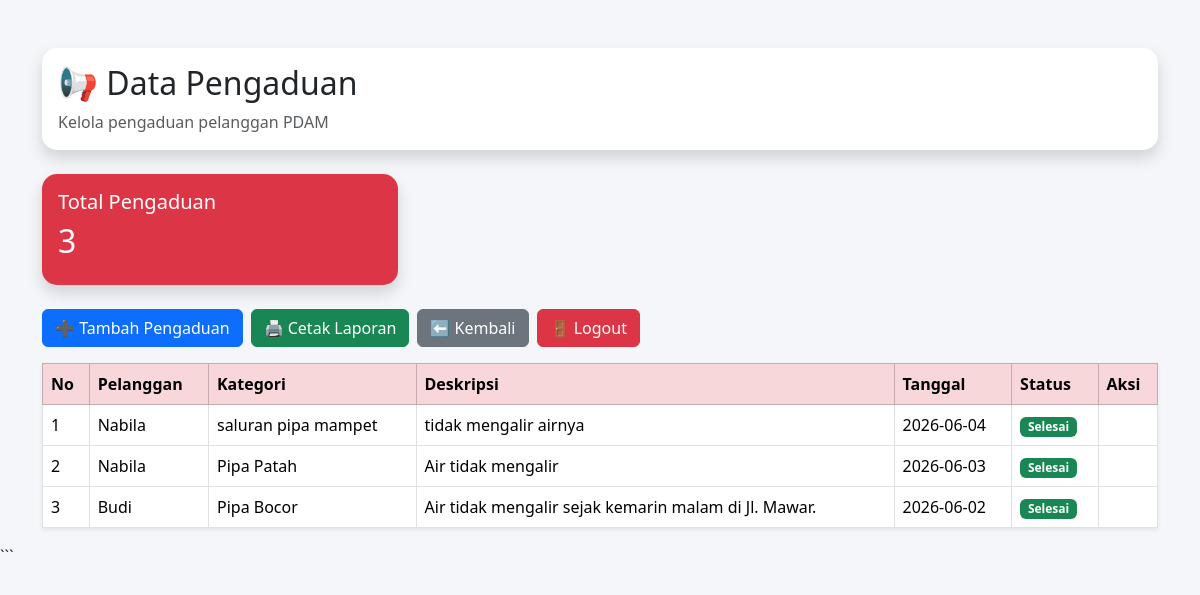
The page /pengaduan.php on the database its author committed.
### tables this page shows
CREATE TABLE `pengaduan` (
  `id` int(11) NOT NULL,
  `pelanggan_id` int(11) DEFAULT NULL,
  `kategori` varchar(100) DEFAULT NULL,
  `deskripsi` text DEFAULT NULL,
  `foto` varchar(255) DEFAULT NULL,
  `tanggal_pengaduan` date DEFAULT NULL,
  `status` enum('diajukan','diproses','selesai') DEFAULT 'diajukan'
);

CREATE TABLE `pelanggan` (
  `id` int(11) NOT NULL,
  `user_id` int(11) DEFAULT NULL,
  `tarif_id` int(11) DEFAULT NULL,
  `no_pelanggan` varchar(20) DEFAULT NULL,
  `nama` varchar(100) DEFAULT NULL,
  `alamat` text DEFAULT NULL,
  `no_hp` varchar(15) DEFAULT NULL,
  `status` enum('aktif','nonaktif') DEFAULT 'aktif'
);

### pengaduan.php (the view, shortened to what this page needs)
<?php
include "koneksi.php";
$data = mysqli_query($conn,"
SELECT
pengaduan.*,
pelanggan.nama
FROM pengaduan
LEFT JOIN pelanggan
ON pengaduan.pelanggan_id = pelanggan.id
ORDER BY pengaduan.id DESC
");
$total_pengaduan = mysqli_num_rows(
mysqli_query($conn,"SELECT * FROM pengaduan")
);
?>
<!DOCTYPE html>
<html>
<head>
<link href="https://cdn.jsdelivr.net/npm/bootstrap@5.3.3/dist/css/bootstrap.min.css" rel="stylesheet">
</head>
<body>
<div class="container mt-5">
<div class="card shadow border-0 mb-4">
<div class="card-body">
<h2>📢 Data Pengaduan</h2>
<p class="text-muted mb-0">
Kelola pengaduan pelanggan PDAM
</p>
</div>
</div>
<div class="row mb-4">
<div class="col-md-4">
<div class="card bg-danger text-white shadow">
<div class="card-body">
<h5>Total Pengaduan</h5>
<h2><?= $total_pengaduan ?></h2>
</div>
</div>
</div>
</div>
<div class="d-flex gap-2 mb-3">
<a href="tambah_pengaduan.php"
class="btn btn-primary">
➕ Tambah Pengaduan
</a>
<a href="laporan_pengaduan.php"
class="btn btn-success">
🖨 Cetak Laporan
</a>
<a href="dashboard_petugas.php"
class="btn btn-secondary">
⬅ Kembali
</a>
<a href="logout.php"
class="btn btn-danger">
🚪 Logout
</a>
</div>
<table class="table table-bordered table-hover shadow-sm">
<thead class="table-danger">
<tr>
<th>No</th>
<th>Pelanggan</th>
<th>Kategori</th>
<th>Deskripsi</th>
<th>Tanggal</th>
<th>Status</th>
<th>Aksi</th>
</tr>
</thead>
<tbody>
<?php
$no=1;
while($d=mysqli_fetch_assoc($data))
{
?>
<tr>
<td><?= $no++ ?></td>
<td><?= $d['nama'] ?></td>
<td><?= $d['kategori'] ?></td>
<td><?= $d['deskripsi'] ?></td>
<td><?= $d['tanggal_pengaduan'] ?></td>
<td>
<?php
if($d['status']=="diajukan")
{
echo "<span class='badge bg-danger'>Diajukan</span>";
}
elseif($d['status']=="diproses")
{
echo "<span class='badge bg-warning'>Diproses</span>";
}
else
{
echo "<span class='badge bg-success'>Selesai</span>";
}
?>
</td>
<td>
</td>
</tr>
<?php } ?>
</tbody>
</table>
</div>
</body>
</html>

### pengaduan.php (style rules this page uses)
body { background:#f4f6f9; }
.card { border:none; border-radius:15px; }

### rows shown on the page
pengaduan: pelanggan.nama "Nabila", kategori "saluran pipa mampet", deskripsi "tidak mengalir airnya", tanggal_pengaduan "2026-06-04", status "Selesai"
pengaduan: pelanggan.nama "Nabila", kategori "Pipa Patah", deskripsi "Air tidak mengalir", tanggal_pengaduan "2026-06-03", status "Selesai"
pengaduan: pelanggan.nama "Budi", kategori "Pipa Bocor", deskripsi "Air tidak mengalir sejak kemarin malam di Jl. Mawar.", tanggal_pengaduan "2026-06-02", status "Selesai"

### other values the page prints
$total_pengaduan "3"
